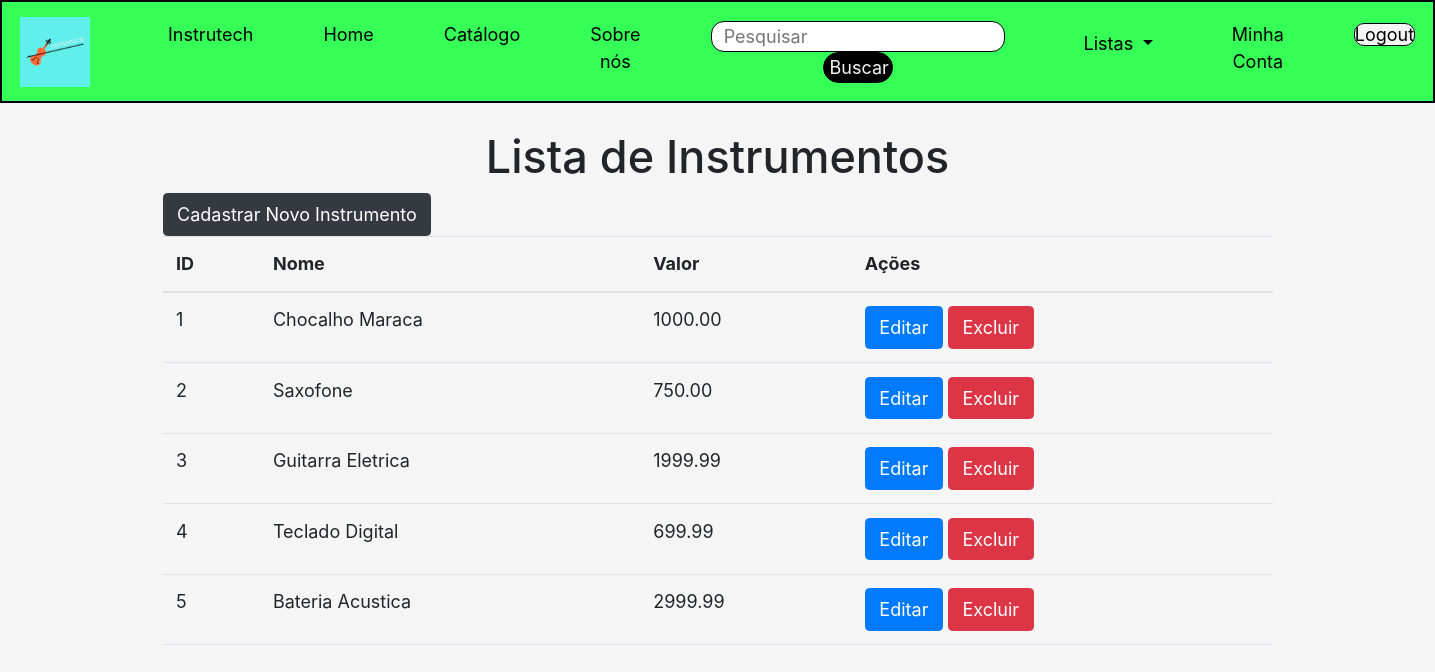
Page /listagem-de-instrumentos.php (signed in) on the committed database.
### tables this page shows
CREATE TABLE IF NOT EXISTS `produto` (
  `idproduto` int(11) AUTO_INCREMENT NOT NULL,
  `foto` longtext NOT NULL,
  `nome` varchar(35) NOT NULL,
  `descricao` longtext  NOT NULL,
  `marca` varchar(35) NOT NULL,
  `valor` decimal(10, 2) NOT NULL,
  `estado` enum('novo','usado') NOT NULL,
  `tipo` enum('venda','aluguel') NOT NULL,
  `destaque` TINYINT(1) DEFAULT 0,
  PRIMARY KEY (`idproduto`)
);

### repository/InstrumentoRepository.php (called while the page is built, shortened)
<?php
function fnListInstrumentos()
{
    $con = getConnection();
    $sql = "select * from produto";
    $result = $con->query($sql);
    $lstinstruments = array();
    while ($instrumento = $result->fetch(PDO::FETCH_OBJ)) {
        array_push($lstinstruments, $instrumento);
    }
    return $lstinstruments;
}

### listagem-de-instrumentos.php (the view, shortened to what this page needs)
<?php
require_once('repository/InstrumentoRepository.php');
$instrumentos = fnListInstrumentos();
?>
<!doctype html>
<html lang="pt_BR">
<head>
    <link href="https://cdn.jsdelivr.net/npm/bootstrap@5.2.0/dist/css/bootstrap.min.css" rel="stylesheet">
    <link href="css/style.css" rel="stylesheet" type="text/css">
</head>
<body>
    <?php include('navbar.php'); ?>
    <main>
        <section>
            <div class="container">
                <h1>Lista de Instrumentos</h1>
                <table class="table">
                    <thead>
                        <tr>
                            <th>ID</th>
                            <th>Nome</th>
                            <th>Valor</th>
                            <th>Ações</th>
                        </tr>
                    </thead>
                    <tbody>
                        <?php foreach ($instrumentos as $instrumento) : ?>
                            <tr>
                                <td><?= $instrumento->idproduto ?></td>
                                <td><?= $instrumento->nome ?></td>
                                <td><?= $instrumento->valor ?></td>
                                <td>
                                    <a href="formulario-edita-instrumento.php?id=<?= $instrumento->idproduto ?>" class="btn btn-primary">Editar</a>
                                    <a href="excluirInstrumento.php?id=<?= $instrumento->idproduto ?>" class="btn btn-danger" onclick="return confirmDelete()">Excluir</a>
                                </td>
                            </tr>
                        <?php endforeach; ?>
                        <div>
                            <button type="submit" class="btn btn-dark"><a style="color: white; text-decoration: none; margin: 0 auto;" href="formulario-cadastro-instrumento.php">Cadastrar Novo
                                    Instrumento</a></button>
                        </div>
                    </tbody>
                </table>
            </div>
        </section>
    </main>
</body>
</html>

### navbar.php (shortened to what this page needs)
<link rel="stylesheet" href="https://cdnjs.cloudflare.com/ajax/libs/twitter-bootstrap/4.6.0/css/bootstrap.min.css">
<header>
    <nav class="navbar navbar-expand-lg navbar-light custom-navbar">
        <a class="navbar-brand" href="#">
            <img src="images/logo.png" alt="logo" id="logo">
        </a>
        <div class="collapse navbar-collapse" id="navbarNav">
            <ul class="navbar-nav">
                <li><a href="index.php">Instrutech</a></li>
                <li><a href="index.php">Home</a></li>
                <li><a href="catalogo.php">Catálogo</a></li>
                <li><a href="sobrenos.php">Sobre nós</a></li>
                <li class="search-bar">
                    <form role="search" method="post" action="localiza-instrumento.php">
                        <input type="text" placeholder="  Pesquisar" class="search" name="nome">
                        <button type="submit" class="btn-search">Buscar</button>
                    </form>
                </li>
                <?php if (isset($_SESSION['login']) && $_SESSION['login']->idcliente == 1) : ?>
                    <li class="nav-item dropdown">
                        <a class="nav-link dropdown-toggle" href="#" id="navbarDropdown" role="button" data-toggle="dropdown" aria-haspopup="true" aria-expanded="false">
                            Listas
                        </a>
                    </li>
                <?php endif; ?>
                <?php if (empty(isset($_SESSION['login']))) : ?>
                    <li><a href="login.php" class="login-btn">Login</a></li>
                <?php else : ?>
                    <li><a href="minhaConta.php" class="">Minha Conta</a></li>
                    <li><a href="logout.php" class="login-btn">Logout</a></li>
                <?php endif; ?>
            </ul>
        </div>
    </nav>
</header>
<br>

### css/style.css (style rules this page uses)
html, body { height: 100%; margin: 0 auto; padding: 0; font-size: 18px; font-family: 'DM Sans', sans-serif; }
body { background: url(../images/fundof5f5f5.png); display: flex; flex-direction: column; width: 100%; }
section { flex: 1 0 auto; margin-bottom: 20px; }
nav { display: flex; align-items: center; background-color: #35ff57; border: 2px solid #000; text-align: center; }
.navbar-nav li { list-style: none; display: inline-block; padding: 0 10px 0 10px; margin-left: 50px; }
.navbar-expand-lg.navbar-light.custom-navbar a { text-decoration: none; color: #000; }
.search { border: 1px solid #000; border-radius: 13px; }
#logo { width: 70px; float: left; }
.btn-search { width: 70px; border: 1px solid #000; border-radius: 20px; background-color: #000; color: #f5f5f5; }
.login-btn { width: 70px; border: 1px solid #000; border-radius: 10px; background-color: #f5f5f5; color: #000; }
h1, h2, h3, h6 { text-align: center; }
.carousel, img { margin: 0 auto; }

### rows in the picture
produto: idproduto "1", nome "Chocalho Maraca", valor "1000.00"
produto: idproduto "2", nome "Saxofone", valor "750.00"
produto: idproduto "3", nome "Guitarra Eletrica", valor "1999.99"
produto: idproduto "4", nome "Teclado Digital", valor "699.99"
produto: idproduto "5", nome "Bateria Acustica", valor "2999.99"
